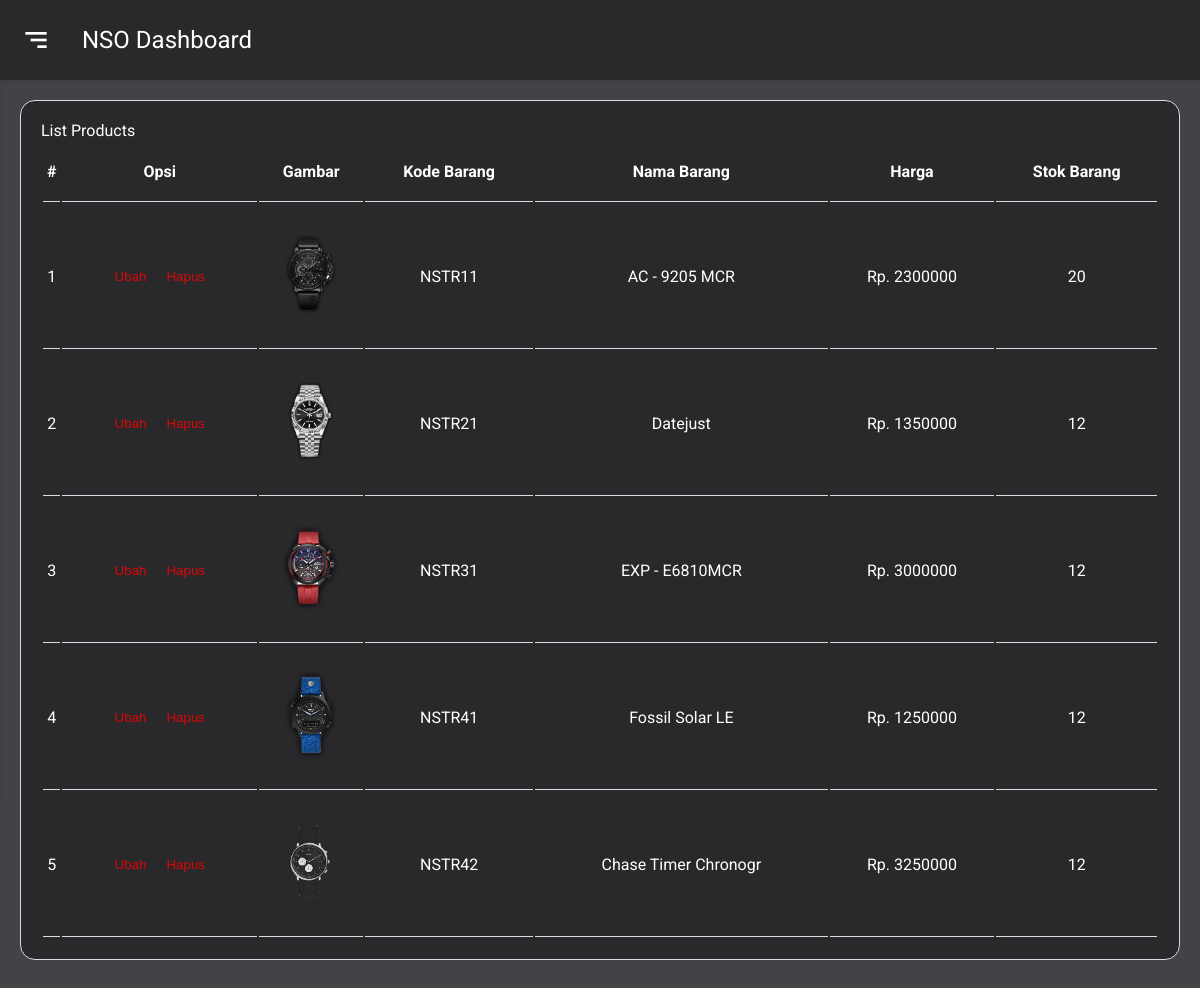
The app's page /backEnd/php/listProduct.php (signed in) with its own data.
### tables this page shows
CREATE TABLE `produk` (
  `kode_barang` int(11) NOT NULL,
  `kode_kategori` int(11) NOT NULL,
  `nama_barang` varchar(20) NOT NULL,
  `ukuran` varchar(10) NOT NULL,
  `harga` int(11) NOT NULL,
  `stok_barang` int(11) NOT NULL,
  `gambar_produk` varchar(20) NOT NULL,
  `deskripsi_produk` varchar(250) NOT NULL
);

### backEnd/php/functions.php (called while the page is built, shortened)
<?php
function koneksi()
{
  $conn = mysqli_connect("localhost", "root", "");
  mysqli_select_db($conn, "pw_tugasbesar_153040116");
  return $conn;
}
function produk($sql_p)
{
  $conn = koneksi();
  $db_p = mysqli_query($conn, "$sql_p");
  $rows_p = [];
  while ($row_p = mysqli_fetch_assoc($db_p)) {
    $rows_p[] = $row_p;
  }
  return $rows_p;
}

### backEnd/php/listProduct.php (the view, shortened to what this page needs)
<?php
require 'functions.php';
require 'layout/sidebar.php';
$produk = produk("SELECT * FROM produk");
?>
<div class="main-content">
    <div class="row">
        <div class="col-12">
            <div class="box">
                <div class="box-header">
                    List Products
                </div>
                <div class="box-body overflow-scroll">
                    <table>
                        <thead>
                            <tr>
                                <th> # </th>
                                <th> Opsi </th>
                                <th> Gambar </th>
                                <th> Kode Barang </th>
                                <th> Nama Barang </th>
                                <th> Harga </th>
                                <th> Stok Barang </th>
                            </tr>
                        </thead>
                        <tbody>
                            <?php $i = 1; ?>
                            <?php foreach ($produk as $prod) : ?>
                                <tr>
                                    <td> <?= $i; ?> </td>
                                    <td>
                                        <a href="changeProduct.php?kode_barang=<?= $prod['kode_barang']; ?>"><button type="submit" name="edit_btn" class="btn">Ubah</button></a>
                                        <a href="hapus.php?kode_barang=<?= $prod['kode_barang']; ?>" onclick="return confirm ('Hapus Data Barang ?')"><button type="submit" name="delete_btn" class="btn">Hapus</button></a>
                                    </td>
                                    <td><img src="../../frontEnd/assets/img/products/<?= $prod['gambar_produk']; ?>" height="100vh;"></td>
                                    <td>NSTR<?= $prod['kode_barang']; ?></td>
                                    <td><?= $prod['nama_barang']; ?></td>
                                    <td>Rp. <?= $prod['harga']; ?></td>
                                    <td><?= $prod['stok_barang']; ?></td>
                                </tr>
                                <?php $i++; ?>
                            <?php endforeach; ?>
                        </tbody>
                    </table>
                </div>
            </div>
        </div>
    </div>
</div>
</body>
</html>

### backEnd/assets/css/grid.css (style rules this page uses)
.row { display: flex; flex-wrap: wrap; margin: 0 -15px; }
[class*="col-"] { padding: 0 15px; margin-bottom: 20px; }
.col-12 { width: 100%; }

### backEnd/assets/css/style.css (style rules this page uses)
:root { --body-bg: #434246; --box-bg: #29292c; --border-color: #1c1a1a; --main-color: #dd0606; --text-color: #ffff; --text-second-color: #ccccccb3; --menu-item-active-bg: rgba(72, 72, 72, 0.1); --first-color: #1a73e8; --input-color: #80868b; --border-color: #dadce0; --body-font: "Roboto", sans-serif; --normal-font-size: 1rem; --small-font-size: 0.75rem; --box-border-radius: 15px; --sidebar-size: 300px; --sidebar-logo-img-size: 45px; --sidebar-logo-size: 80px; --profile-image-size: 45px; --main-header-height: 80px; --shadow: 0 1px 4px -1px rgb(0 0 0 / 15%); --darkmode-toggle-size: 20px; }
* { padding: 0; margin: 0; box-sizing: border-box; }
body { font-family: "Roboto", sans-serif; background-color: var(--body-bg); color: var(--text-color); position: relative; }
a { text-decoration: none; color: unset; display: inline-block; }
.btn { background-color: transparent; border: none; outline: none; display: grid; place-items: center; cursor: pointer; color: var(--main-color); padding: 0.5rem; border-radius: 0.25rem; }
.main-content { padding: 20px; }
.box { background-color: var(--box-bg); padding: 20px; border: 0.5px solid var(--border-color); border-radius: var(--box-border-radius); }
table { width: 100%; min-width: 1000px; }
table thead tr { text-align: center; }
table th, table td { padding: 20px 0; border-bottom: 1px solid var(--border-color); text-align: center; }
.overflow-scroll { overflow-y: auto; }

### records on screen
produk: gambar_produk (picture), kode_barang "11", nama_barang "AC - 9205 MCR", harga "2300000", stok_barang "20"
produk: gambar_produk (picture), kode_barang "21", nama_barang "Datejust", harga "1350000", stok_barang "12"
produk: gambar_produk (picture), kode_barang "31", nama_barang "EXP - E6810MCR", harga "3000000", stok_barang "12"
produk: gambar_produk (picture), kode_barang "41", nama_barang "Fossil Solar LE", harga "1250000", stok_barang "12"
produk: gambar_produk (picture), kode_barang "42", nama_barang "Chase Timer Chronogr", harga "3250000", stok_barang "12"
